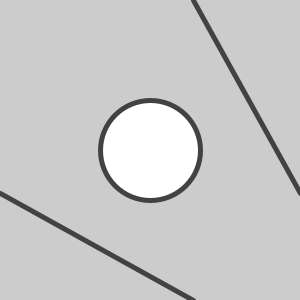
Frame 1 (no input)
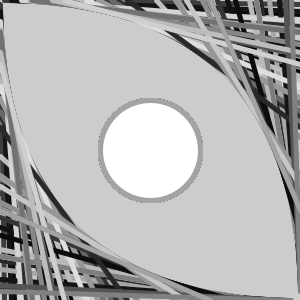
Frame 60 (the mouse pressed at the canvas centre just before this capture)
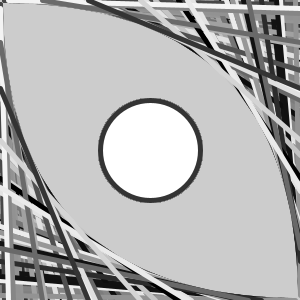
Frame 120 (the mouse held since frame 60 and released just before this capture)

The Processing sketch that drew these frames (run headless with seeded random() and noise(); from frame 60 on, the mouse is pressed at the canvas centre):

// Processing sketch: s003_eye
// ── s003_eye.pde


void setup() {
  size(300, 300);
  strokeWeight(5);
}
void draw() {
  // decide a random vertical 
  // position for the line
  float my = random(300);

  // set random color for lines
  stroke(random(255));

  // draw a horizontal line
  line(0, my, my, height);
  line(my, 0, width, my);
  
  ellipse(width/2, height/2, 100, 100);
}
